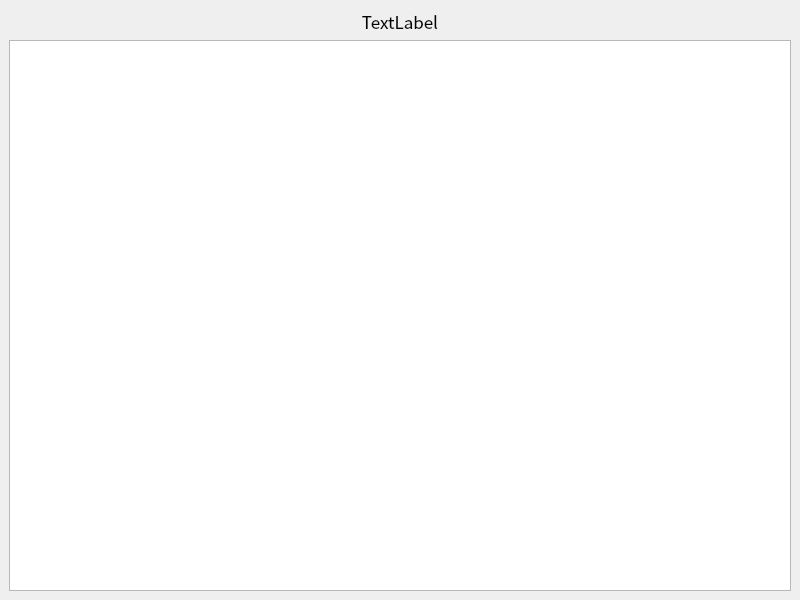
<?xml version="1.0" encoding="UTF-8"?>
<ui version="4.0">
 <class>MainWindow</class>
 <widget class="QMainWindow" name="MainWindow">
  <property name="geometry">
   <rect>
    <x>0</x>
    <y>0</y>
    <width>800</width>
    <height>600</height>
   </rect>
  </property>
  <property name="windowTitle">
   <string>Image Viewer</string>
  </property>
  <widget class="QWidget" name="centralwidget">
   <layout class="QGridLayout" name="gridLayout">
    <item row="0" column="0">
     <widget class="QLabel" name="label">
      <property name="font">
       <font>
        <family>Noto Sans CJK TC</family>
        <pointsize>13</pointsize>
       </font>
      </property>
      <property name="text">
       <string>TextLabel</string>
      </property>
      <property name="alignment">
       <set>Qt::AlignCenter</set>
      </property>
      <property name="wordWrap">
       <bool>true</bool>
      </property>
     </widget>
    </item>
    <item row="1" column="0">
     <widget class="QGraphicsView" name="graphicsView">
      <property name="autoFillBackground">
       <bool>true</bool>
      </property>
      <property name="backgroundBrush">
       <brush brushstyle="SolidPattern">
        <color alpha="255">
         <red>0</red>
         <green>0</green>
         <blue>0</blue>
        </color>
       </brush>
      </property>
     </widget>
    </item>
   </layout>
  </widget>
 </widget>
 <resources/>
 <connections/>
</ui>
